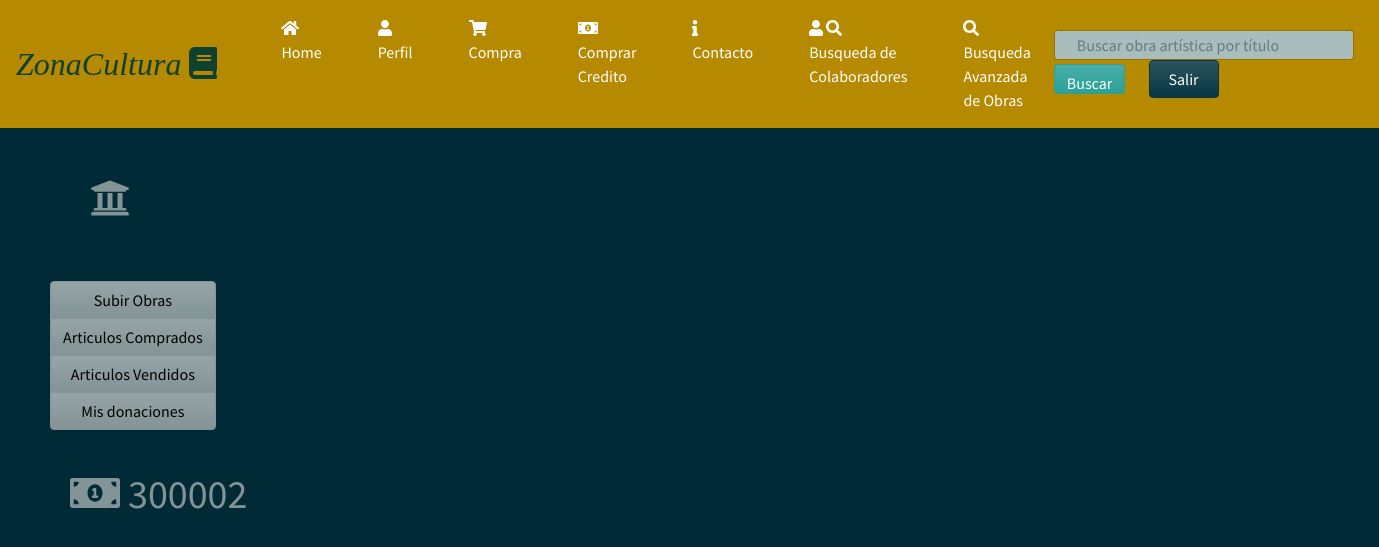
The app's page /Perfil (signed in), older data.
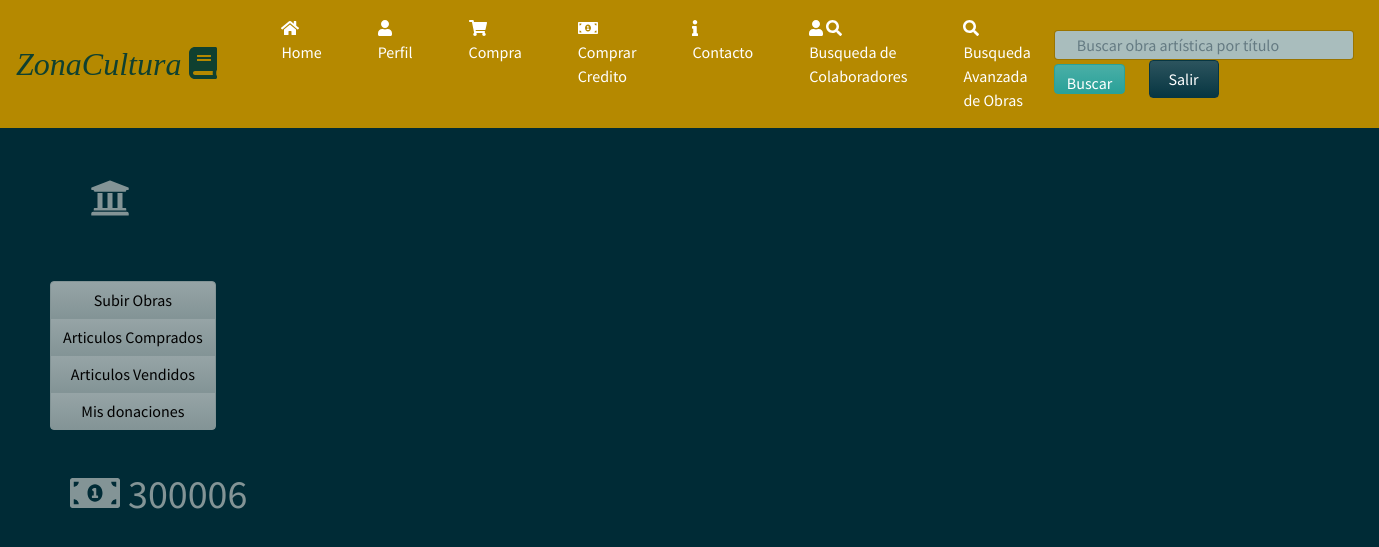
The same page, newer data.
### homePage/models.py (models this page shows, shortened)
class infousuario(models.Model):
	balance= models.IntegerField(default=0)
	user= models.OneToOneField (User,on_delete=models.CASCADE)
	aficiones= models.ForeignKey(competencias,on_delete=models.CASCADE,null=True)
	es_CreadorDeContenido= models.BooleanField(default=False)
	profile_img=models.ImageField(upload_to='images/profile/',default='images/profile/perfilb.jpg',null=False,blank=False)
	es_Nada= models.BooleanField(default=False)

### homePage/views.py (the view)
# urls.py: url(r'^Perfil$',views.perfil_view,name='perfil'),
@login_required(login_url='/')
def perfil_view(request):
	user=infousuario.objects.get(user=request.user)
	if request.GET.get('Salir'):
		logout(request)
		return redirect('/')
	if(user.es_CreadorDeContenido==True):
		return render(request, 'PerfilCreadorDeContenidoPropio.html',{'user':user})
	if(user.es_CreadorDeContenido==False):
		return render(request, 'PerfilPropio.html',{'user':user})

### homePage/templates/PerfilCreadorDeContenidoPropio.html (shortened to what this page needs)
{% load staticfiles %}
<!DOCTYPE html>
<html>
<head>
	<link rel="stylesheet" type="text/css" href="{% static 'css/bootstrap1.min.css' %}">
	<link rel="stylesheet" href="https://use.fontawesome.com/releases/v5.0.8/css/solid.css">
    <link rel="stylesheet" href="static/css/paginahome.css">
</head>
<body>
	<nav class="navbar navbar-expand-lg navbar-dark bg-primary">
  		<a class="navbar-brand"><em><font size="6" color="#0F4030" face="Trebuchet MS">ZonaCultura  <i class="fas fa-book"></i></font></em></a>
  	<div class="collapse navbar-collapse" id="navbarColor01">
    	<ul class="navbar-nav mr-auto">
      		<li class="nav-item active">
        		<a class="nav-link" href="/HomePage"><i class="fas fa-home"></i> Home<span class="sr-only">(current)</span></a>
      		</li>
      		<li class="nav-item active">
        		<a class="nav-link" href="Perfil"><i class="fas fa-user"></i> Perfil</a>
      		</li>
      		<li class="nav-item active">
        		<a class="nav-link" href="CarritoVista"><i class="fas fa-shopping-cart"></i> Compra</a>
      		</li>
          <li class="nav-item active">
            <a class="nav-link" href="CompraCredito"><i class="fas fa-money-bill-alt"></i> Comprar Credito</a>
          </li>
          <li class="nav-item active">
            <a class="nav-link" href=""><i class="fas fa-info"></i>  Contacto</a>
          </li>
					<li class="nav-item active">
						<a class="nav-link" href=""><i class="fas fa-user" ></i> <i class="fas fa-search"></i> Busqueda de Colaboradores</a>
          </li>
					<li class="nav-item active">
            <a class="nav-link" href="BusquedaEspecifica"><i class="fas fa-search"></i> Busqueda Avanzada de Obras</a>
          </li>
    	</ul>
    	<form class="form-inline my-2 my-lg-2">
    		<div class="col-12">
      			<input class="form-control mr-sm-0" type="text" placeholder="Buscar obra artística por título" id="input-search">
      			<button class="btn btn-success" type="submit" id="Buscar">Buscar</button>
      			<button class="btn btn-dark my-5 my-sm-0" type="submit" name="Salir" value="Salir" id="Salir">Salir</a></button>
      		</div>
    	</form>
  	</div>
  </nav>
  <div>
    <div class="row">
      <div class="col col-3">
          <h1><i class="fas fa-university" id="lll"></i></h1>
          <div class="btn-group-vertical" data-toggle="buttons">
            <button type="button" class="btn btn-secondary"><a href="SubirObra">Subir Obras</a></button>
            <button type="button" class="btn btn-secondary"><a href="VistaComprados">Articulos Comprados</a></button>
            <button type="button" class="btn btn-secondary"><a href="VistaCompradores">Articulos Vendidos</a></button>
            <button type="button" class="btn btn-secondary"><a href="VistaDonantes">Mis donaciones</a></button>
          </div>
          <form class="site-form" method="post">
            <h1 id="Credito"><i class="fas fa-money-bill-alt"></i>  {{user.balance}}</h1>
          </form>
      </div>
      <div class="col col-6">
      </div>
      <div class="col col-3"></div>
    </div>
  </div>
</body>
</html>

Row changes from the older to the newer data that the page shows:
changed infousuario: balance "300002" → "300006"
